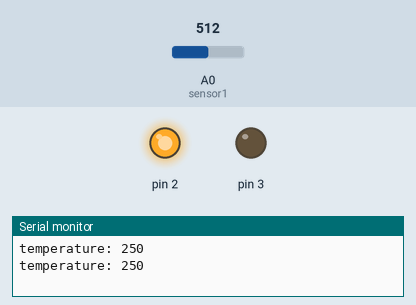
Recording of a sketch running on a simulated Arduino Uno, built with avr-gcc and run on an emulated ATmega328P. Parts: output pins drawn as LEDs (lit = HIGH), the last lines printed to the serial monitor. The inputs (shaded band) are chosen by the test bench; at power-on: A0 (sensor1) = 512.

Above: at 1.8 s.
1.9 s: A0 (sensor1) set to 69
3.4 s: A0 (sensor1) set to 58
At 4.9 s:
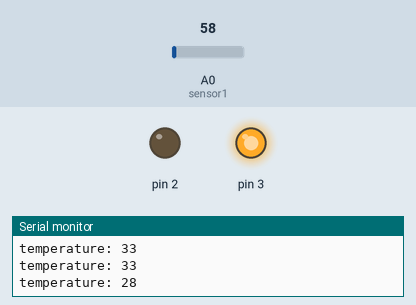
5.5 s: A0 (sensor1) set to 122
At 6.5 s:
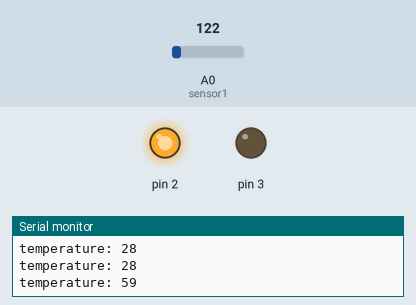
7.5 s: A0 (sensor1) set to 20
At 9.2 s:
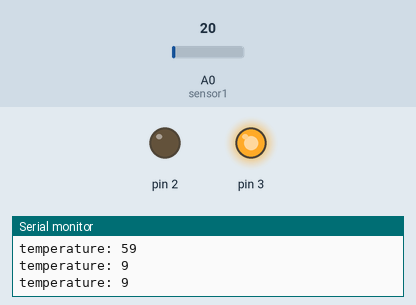
Timing chart, 0 to 10.5 s (numbered marks = the images above; inputs shaded):
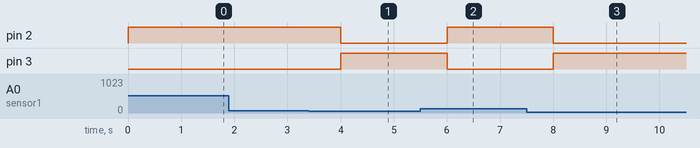

Measured:
- the behaviour switches between 64 and 63 on A0 (sensor1) (found by bisection; images 0 and 1)
- after the input at 3.4 s, pin 2: HIGH → LOW after 0.60 s; pin 3: LOW → HIGH after 0.60 s
- after the input at 5.5 s, pin 2: LOW → HIGH after 0.50 s; pin 3: HIGH → LOW after 0.50 s
- after the input at 7.5 s, pin 2: HIGH → LOW after 0.50 s; pin 3: LOW → HIGH after 0.50 s

The sketch:

Fire_alarm_sign.ino
```cpp
#define sensor1 A0
void setup() {
  // put your setup code here, to run once:
  pinMode(2,OUTPUT);
  pinMode(3,OUTPUT);
  Serial.begin(115200);
}

void loop() {
int value1=analogRead(sensor1);
int temp1=value1*(5.0/1023.0)*100;
Serial.print("temperature: ");
Serial.println(temp1);
// put your main code here, to run repeatedly:
if(temp1>30)
{
    digitalWrite(2,HIGH);
    digitalWrite(3,LOW);
}
else{
  digitalWrite(2,LOW);
  digitalWrite(3,HIGH);

}
 delay(1000);
  //delay(1000);
}
```
